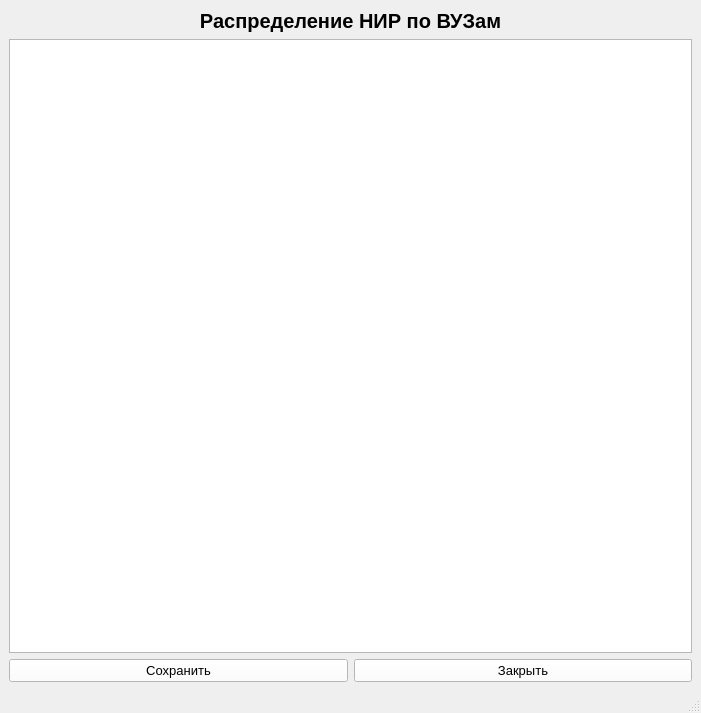
<?xml version="1.0" encoding="UTF-8"?>
<ui version="4.0">
 <class>MainWindow</class>
 <widget class="QMainWindow" name="MainWindow">
  <property name="geometry">
   <rect>
    <x>0</x>
    <y>0</y>
    <width>701</width>
    <height>713</height>
   </rect>
  </property>
  <property name="windowTitle">
   <string>Просмотр распределений</string>
  </property>
  <property name="windowIcon">
   <iconset>
    <normaloff>../png/Верблюд.png</normaloff>../png/Верблюд.png</iconset>
  </property>
  <widget class="QWidget" name="centralwidget">
   <layout class="QVBoxLayout" name="verticalLayout_3">
    <item>
     <layout class="QVBoxLayout" name="verticalLayout">
      <item>
       <widget class="QLabel" name="label">
        <property name="sizePolicy">
         <sizepolicy hsizetype="Preferred" vsizetype="Preferred">
          <horstretch>0</horstretch>
          <verstretch>0</verstretch>
         </sizepolicy>
        </property>
        <property name="font">
         <font>
          <pointsize>15</pointsize>
          <weight>75</weight>
          <italic>false</italic>
          <bold>true</bold>
          <underline>false</underline>
          <strikeout>false</strikeout>
          <kerning>true</kerning>
         </font>
        </property>
        <property name="tabletTracking">
         <bool>false</bool>
        </property>
        <property name="focusPolicy">
         <enum>Qt::NoFocus</enum>
        </property>
        <property name="acceptDrops">
         <bool>false</bool>
        </property>
        <property name="styleSheet">
         <string notr="true">color: rgb(0, 0, 0);
</string>
        </property>
        <property name="frameShape">
         <enum>QFrame::NoFrame</enum>
        </property>
        <property name="frameShadow">
         <enum>QFrame::Plain</enum>
        </property>
        <property name="text">
         <string>Распределение НИР по ВУЗам</string>
        </property>
        <property name="textFormat">
         <enum>Qt::AutoText</enum>
        </property>
        <property name="alignment">
         <set>Qt::AlignCenter</set>
        </property>
        <property name="wordWrap">
         <bool>false</bool>
        </property>
        <property name="margin">
         <number>0</number>
        </property>
       </widget>
      </item>
      <item>
       <layout class="QHBoxLayout" name="horizontalLayout_9"/>
      </item>
      <item>
       <widget class="QTableView" name="tableView">
        <property name="sizePolicy">
         <sizepolicy hsizetype="Expanding" vsizetype="MinimumExpanding">
          <horstretch>0</horstretch>
          <verstretch>0</verstretch>
         </sizepolicy>
        </property>
        <property name="verticalScrollMode">
         <enum>QAbstractItemView::ScrollPerPixel</enum>
        </property>
        <property name="horizontalScrollMode">
         <enum>QAbstractItemView::ScrollPerPixel</enum>
        </property>
       </widget>
      </item>
      <item>
       <layout class="QHBoxLayout" name="horizontalLayout_8">
        <item>
         <widget class="QPushButton" name="saveBtn">
          <property name="font">
           <font>
            <pointsize>10</pointsize>
           </font>
          </property>
          <property name="styleSheet">
           <string notr="true">color: rgb(0, 0, 0);
background-color: rgb(255, 255, 255);</string>
          </property>
          <property name="text">
           <string>Сохранить</string>
          </property>
         </widget>
        </item>
        <item>
         <widget class="QPushButton" name="closeBtn">
          <property name="font">
           <font>
            <pointsize>10</pointsize>
           </font>
          </property>
          <property name="styleSheet">
           <string notr="true">color: rgb(0, 0, 0);
background-color: rgb(255, 255, 255);</string>
          </property>
          <property name="text">
           <string>Закрыть</string>
          </property>
         </widget>
        </item>
       </layout>
      </item>
     </layout>
    </item>
   </layout>
  </widget>
  <widget class="QMenuBar" name="menubar">
   <property name="geometry">
    <rect>
     <x>0</x>
     <y>0</y>
     <width>701</width>
     <height>21</height>
    </rect>
   </property>
  </widget>
  <widget class="QStatusBar" name="statusbar"/>
 </widget>
 <resources/>
 <connections/>
</ui>
